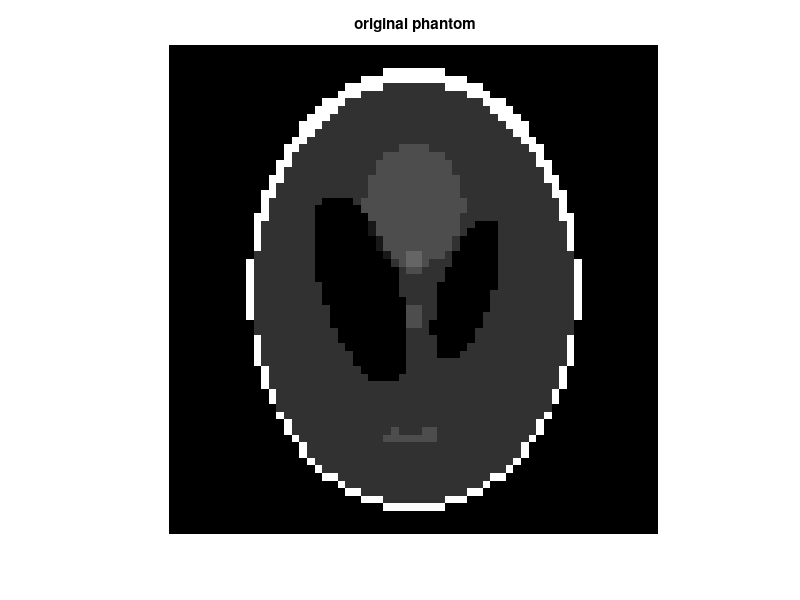
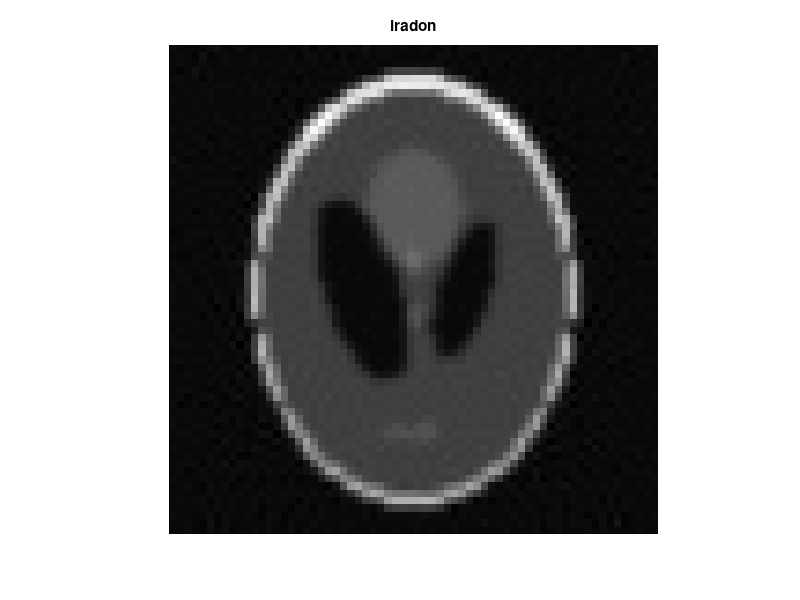

Recreate these plots in MATLAB, in order. (Note: this script raises an error after producing the figures.)
% Demonstrated Grid2Glinear routine
% Demostrates how to go from the traditional back-projection Grid matrix used 
% by iradon and other FBP routines to the G sparse matrix used by the iterative methods
% i.e. - reconciliates FBP and ART methods
% uses iradon and imshow then needs Image Proc toolbox 

clear all; close all;

% read phantom 
P = phantom(64);
theta=[0:2:179]; 
np=length(theta);


% generates projection data
R = radon(P,theta);

%interp='nearest neighbor';
interp='linear';
flt='shepp-logan' ; % The Shepp-Logan filter 
%flt='ram-lak'

tic
% IRADON !
[I,H1] = iradon(R,[theta],interp,flt);
toc
imshow(P); title(' original phantom')
figure; imshow(I,[]); title('iradon')

% FBP STEP BY STEP

% check sinogram size with required image size and pad with 0 if necessary
len=size(R,1); ctrIdx = ceil(len/2)  ;  
N = 2*floor(size(R,1)/(2*sqrt(2))); % default size
imgDiag = 2*ceil(N/sqrt(2))+1 ; % largest distance through image.
if size(R,1) < imgDiag 
    rz = imgDiag - size(R,1) ; % how many rows of zeros
    R = [zeros(ceil(rz/2),size(R,2)); p; zeros(floor(rz/2),size(R,2))];
    ctrIdx = ctrIdx+ceil(rz/2);
    display('pad necessary ! ')
end

len=size(R,1); 

% Design filter for the sinogram 
d=1;   
H =fbkp_filter_def(flt, len, d);


% back projection Grid
Grid=[];Grid_dec=[]; % floor part and decimal part to save memory 
[Grid,Grid_dec] =fbkp_grid([theta],N,interp);

% FBP into the Grid
tic
[Img] =fbkp_image(R,[theta],H,Grid,Grid_dec,N,interp);
toc

figure; imshow(Img,[]); title('ricostructed by Fbkp');

nx=N, ny=N, , 	nb = size(R, 1),
ray_pix=1 , 

% ART
% mask
%mask=logical(ones(nx,ny)); % defaul mask
[mask,nnz_mask] = circle(N); % simple circle mask

% FBP reconstructed image taken as a guess for iterative methods ? ... 
Iguess=[ ]; % NO
%Iguess=Img(:); Iguess=Iguess(mask); % SI

% see memory available to you for number of projection to be used each time !!!!
% with large memory you can use: 
%szblk=np; %
szblk=1, % min memory req. but poor solution

szblk=3; % 

np=length(theta),
iteraz=5;

for block=[1:szblk:np];
   szblk=min(szblk, (np-block+1) );
  % transforms the Grid into the associated sparse matrix G
    G = Grid2GlinearROI(Grid,Grid_dec,nb,ctrIdx,block,interp,szblk,mask(:)',nnz_mask);
    % setting up an under-determined system of equations 
    
    % solving the system in the LS sense
    yi=R(:, [block: min(block+szblk-1,np)] );
    
    % no regularization for this simple jet simplistic example
    I=lsqr(G,yi(:),[],iteraz,[],[],Iguess(:)); % use J.Fessler pcg routines for a faster solution
    % use Fessler C2sparse for regularisation
    Iguess=I;
end
% show results
I = embed(I(:,end), mask); % embed by J. Fessler
figure, imshow(I,[]); title('lsqr & Grid2Glinear');

return
